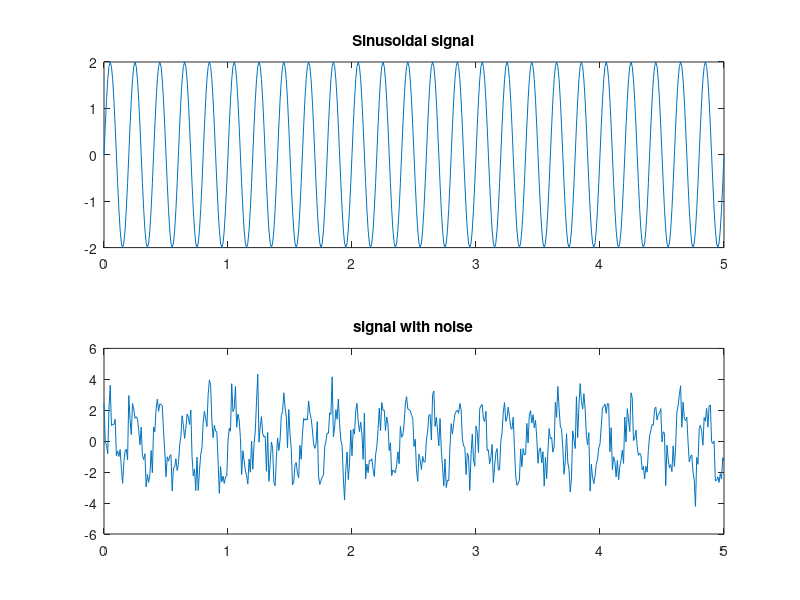

Write the MATLAB code that produced this figure. (Note: this script raises an error after producing the figure.)
% This file design the LPF and plots its frequency response
% 
% Created By: JCBRO Labs
% Date: 13/09/2017
% website: www.jcbrolabs.org
% mail: jcbrolabs@gmail.com

close all; clear all;

% generate signal
fs = 100; % sampling frequency
f = 5;     % signal frequency
t = 5;      % time duration
n = [0:1/fs:t]; % sample vector

x = 2*sin(2*pi*f*n); % single tone signal

z = awgn(x,1);  % noisy signal

subplot(2,1,1); plot(n,x); title('Sinusoidal signal');
subplot(2,1,2); plot(n,z); title('signal with noise');

% IIR Butterworth LPF filter Design
o = 40;  % order of the filter
Wc = 2*pi*f/fs;     % normalized cut-off frequency (as of signal freq)

[b,a] = butter(o,Wc,'low'); % Nr and Dr coeff. of IIR butterworth filter

fvtool(b,a); % filter frequency response

% filter the signal
x_f_iir = filter(b,a,z);

figure; plot(n,x_f_iir); title('Filtered Sinusoidal Signal IIR');

%% FIR Filter Design
o = 40;
b = fir1(o,Wc); % FIR low pass filter

figure;freqz(b,1,512); % frequency response of FIR LPF filter

% filter the signal
x_f_fir = filter(b,1,z);

figure; plot(n,x_f_fir); title('Filtered Sinusoidal Signal FIR');